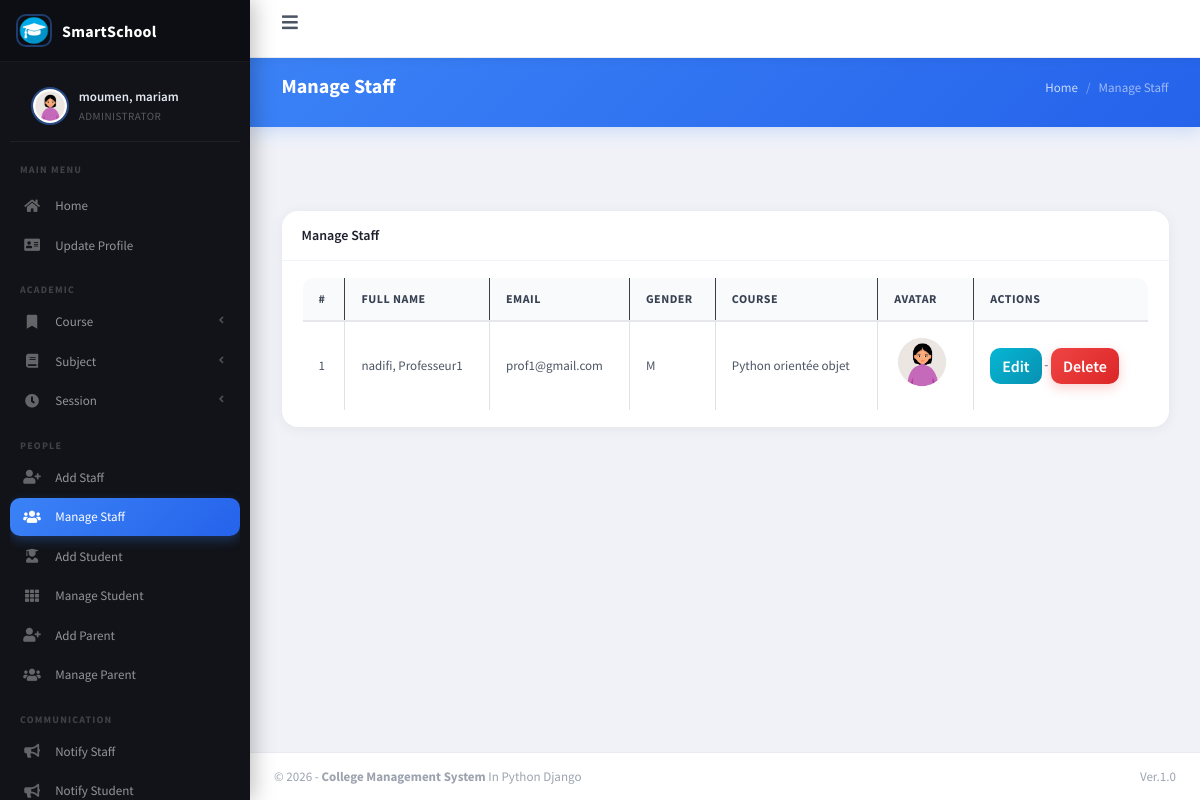
Page /staff/manage/ (signed in) on the committed database.
### main_app/models.py (models this page shows, shortened)
class CustomUser(AbstractUser):
    USER_TYPE = (
        (1, "HOD"),
        (2, "Staff"),
        (3, "Student"),
        (4, "Parent"),  # FIX IMPORTANT
    )
    GENDER = [("M", "Male"), ("F", "Female")]
    username = None
    email = models.EmailField(unique=True)
    user_type = models.CharField(default=1, choices=USER_TYPE, max_length=1)
    gender = models.CharField(max_length=1, choices=GENDER, null=True, blank=True)
    profile_pic = models.ImageField(null=True, blank=True)
    address = models.TextField(null=True, blank=True)
    fcm_token = models.TextField(default="")
    created_at = models.DateTimeField(auto_now_add=True)
    updated_at = models.DateTimeField(auto_now=True)
    USERNAME_FIELD = "email"
    REQUIRED_FIELDS = []
    objects = CustomUserManager()
    def __str__(self):
        return f"{self.last_name}, {self.first_name}"

class Staff(models.Model):
    course = models.ForeignKey(Course, on_delete=models.DO_NOTHING, null=True, blank=True)
    admin = models.OneToOneField(CustomUser, on_delete=models.CASCADE)

class Course(models.Model):
    name = models.CharField(max_length=120)
    created_at = models.DateTimeField(auto_now_add=True)
    updated_at = models.DateTimeField(auto_now=True)

### main_app/hod_views.py (the view)
# urls.py: path("staff/manage/", hod_views.manage_staff, name='manage_staff'),
def manage_staff(request):
    allStaff = CustomUser.objects.filter(user_type=2)
    context = {
        'allStaff': allStaff,
        'page_title': 'Manage Staff'
    }
    return render(request, "hod_template/manage_staff.html", context)

### main_app/templates/hod_template/manage_staff.html
{% extends 'main_app/base.html' %}
{% load static %}
{% block page_title %}{{page_title}}{% endblock page_title %}
{% block content %}
<section class="content">
    <div class="container-fluid">
        <div class="row">
            <div class="col-md-12">
                <div class="card">
                    <div class="card-header">
                        <h3 class="card-title">{{page_title}}</h3>
                    </div>
                    <div class="card-body">
                        <table id="example2" class="table table-bordered table-hover">
                            <thead class="thead-dark">
                                <tr>
                                    <th>#</th>
                                    <th>Full Name</th>
                                    <th>Email</th>
                                    <th>Gender</th>
                                    <th>Course</th>
                                    <th>Avatar</th>
                                    <th>Actions</th>
                                </tr>
                            </thead>
                            <tbody>
                                {% for staff in allStaff %}
                                <tr>
                                    <td>{{ forloop.counter }}</td>
                                    <td>{{staff.last_name}}, {{staff.first_name}}</td>
                                    <td>{{staff.email}}</td>
                                    <td>{{staff.gender}}</td>
                                    <td>{{staff.staff.course.name}}</td>
                                    <td>
                                        {% if staff.profile_pic == ""  %}
                                        No Image
                                        {% else %}
                                        <img class="img img-fluid mb-2" height="56" width="56"
                                            src="{{staff.profile_pic}}" alt="">
                                        {% endif %}
                                    </td>
                                    <td>
                                        <a href="{% url 'edit_staff' staff.staff.id %}" class="btn btn-info">Edit</a> -
                                        <a href="{% url 'delete_staff' staff.staff.id %}" class="btn btn-danger" onclick="return confirm('Are you sure about this ?')">Delete</a>
                                    </td>
                                </tr>
                                {% endfor %}
                            </tbody>
                        </table>
                    </div>
                </div>
            </div>
        </div>
    </div>
</section>
{% endblock content %}

### main_app/templates/main_app/sidebar_template.html (shortened to what this page needs)
{% load static %}
<aside class="main-sidebar elevation-0">
  {% if request.user.user_type == '1' %}
  <a href="{% url 'admin_home' %}" class="brand-link">
    <img src="{% static 'dist/img/cmsl.png' %}" alt="Logo" class="brand-image img-circle">
    <span class="brand-text"><b>SmartSchool</b></span>
  </a>
  <div class="sidebar">
    <div class="user-panel mt-3 pb-3 mb-3 d-flex align-items-center">
      <div class="image">
        <img src="{{ request.user.profile_pic }}" class="img-circle" alt="User Image">
      </div>
      <div class="info">
        <a href="#" class="d-block">{{ user }}</a>
        <small class="user-role">Administrator</small>
      </div>
    </div>
    <div class="sidebar-section-label">MAIN MENU</div>
    <nav class="mt-1">
      <ul class="nav nav-pills nav-sidebar flex-column" data-widget="treeview" role="menu" data-accordion="false">
        <li class="nav-item">
          {% url 'admin_home' as admin_home %}
          <a href="{{ admin_home }}" class="nav-link {% if admin_home == request.path %}active{% endif %}">
            <i class="nav-icon fas fa-home"></i><p>Home</p>
          </a>
        </li>
        <li class="nav-item">
          {% url 'admin_view_profile' as admin_view_profile %}
          <a href="{{ admin_view_profile }}" class="nav-link {% if admin_view_profile == request.path %}active{% endif %}">
            <i class="nav-icon fas fa-address-card"></i><p>Update Profile</p>
          </a>
        </li>
        <div class="sidebar-section-label">ACADEMIC</div>
        <li class="nav-item has-treeview">
          <a href="#" class="nav-link">
            <i class="nav-icon fas fa-bookmark"></i>
            <p>Course <i class="fas fa-angle-left right"></i></p>
          </a>
        </li>
        <li class="nav-item has-treeview">
          <a href="#" class="nav-link">
            <i class="nav-icon fas fa-book"></i>
            <p>Subject <i class="fas fa-angle-left right"></i></p>
          </a>
        </li>
        <li class="nav-item has-treeview">
          <a href="#" class="nav-link">
            <i class="nav-icon fas fa-clock"></i>
            <p>Session <i class="fas fa-angle-left right"></i></p>
          </a>
        </li>
        <div class="sidebar-section-label">PEOPLE</div>
        <li class="nav-item">
          {% url 'add_staff' as add_staff %}
          <a href="{{ add_staff }}" class="nav-link {% if add_staff == request.path %}active{% endif %}">
            <i class="nav-icon fas fa-user-plus"></i><p>Add Staff</p>
          </a>
        </li>
        <li class="nav-item">
          {% url 'manage_staff' as manage_staff %}
          {% url 'edit_staff' staff_id as edit_staff %}
          <a href="{{ manage_staff }}" class="nav-link {% if manage_staff == request.path or request.path == edit_staff %}active{% endif %}">
            <i class="nav-icon fas fa-users"></i><p>Manage Staff</p>
          </a>
        </li>
        <li class="nav-item">
          {% url 'add_student' as add_student %}
          <a href="{{ add_student }}" class="nav-link {% if add_student == request.path %}active{% endif %}">
            <i class="nav-icon fas fa-user-graduate"></i><p>Add Student</p>
          </a>
        </li>
        <li class="nav-item">
          {% url 'manage_student' as manage_student %}
          {% url 'edit_student' student_id as edit_student %}
          <a href="{{ manage_student }}" class="nav-link {% if edit_student == request.path or manage_student == request.path %}active{% endif %}">
            <i class="nav-icon fas fa-th"></i><p>Manage Student</p>
          </a>
        </li>
        <li class="nav-item">
          {% url 'add_parent' as add_parent %}
          <a href="{{ add_parent }}" class="nav-link {% if add_parent == request.path %}active{% endif %}">
            <i class="nav-icon fas fa-user-plus"></i><p>Add Parent</p>
          </a>
        </li>
        <li class="nav-item">
          {% url 'manage_parent' as manage_parent %}
          <a href="{{ manage_parent }}" class="nav-link {% if manage_parent == request.path %}active{% endif %}">
            <i class="nav-icon fas fa-users"></i><p>Manage Parent</p>
          </a>
        </li>
        <div class="sidebar-section-label">COMMUNICATION</div>
        <li class="nav-item">
          {% url 'admin_notify_staff' as admin_notify_staff %}
          <a href="{{ admin_notify_staff }}" class="nav-link {% if admin_notify_staff == request.path %}active{% endif %}">
            <i class="nav-icon fas fa-bullhorn"></i><p>Notify Staff</p>
          </a>
        </li>
        <li class="nav-item">
          {% url 'admin_notify_student' as admin_notify_student %}
          <a href="{{ admin_notify_student }}" class="nav-link {% if admin_notify_student == request.path %}active{% endif %}">
            <i class="nav-icon fas fa-bullhorn"></i><p>Notify Student</p>
          </a>
        </li>
      </ul>
    </nav>
  </div>
  {% endif %}
</aside>

### main_app/templates/main_app/sidebar_template.html (style rules this page uses)
.main-sidebar, .main-sidebar.sidebar-dark-info { background: #111318 !important; box-shadow: 4px 0 20px rgba(0,0,0,0.25) !important; border-right: none !important; }
.brand-link { background: #0c0e13 !important; border-bottom: 1px solid rgba(255,255,255,0.05) !important; padding: 14px 16px !important; display: flex !important; align-items: center !important; gap: 10px !important; text-decoration: none !important; }
.brand-link .brand-image { width: 36px !important; height: 36px !important; border-radius: 10px !important; margin: 0 !important; border: 2px solid rgba(59,130,246,0.4); }
.brand-link .brand-text, .brand-link b { font-size: 16px !important; font-weight: 700 !important; color: #ffffff !important; letter-spacing: 0.3px; }
.sidebar { padding: 0 10px !important; overflow-y: auto; scrollbar-width: thin; scrollbar-color: rgba(255,255,255,0.08) transparent; }
.user-panel { border-bottom: 1px solid rgba(255,255,255,0.06) !important; padding: 12px 8px !important; margin: 8px 0 4px 0 !important; }
.user-panel .image img { width: 38px !important; height: 38px !important; border-radius: 50% !important; border: 2px solid rgba(59,130,246,0.5) !important; object-fit: cover; }
.user-panel .info a { color: #e2e8f0 !important; font-size: 13px !important; font-weight: 600 !important; text-decoration: none !important; }
.user-role { display: block; font-size: 11px; color: rgba(255,255,255,0.3); margin-top: 1px; text-transform: uppercase; letter-spacing: 0.5px; }
.sidebar-section-label { font-size: 10px; font-weight: 700; color: rgba(255,255,255,0.2); letter-spacing: 1.2px; padding: 16px 10px 6px 10px; text-transform: uppercase; }
.nav-sidebar .nav-item .nav-link { border-radius: 10px !important; padding: 9px 12px !important; margin-bottom: 2px !important; color: rgba(255,255,255,0.55) !important; font-size: 13px !important; font-weight: 500 !important; display: flex !important; align-items: center !important; gap: 10px !important; transition: background 0.18s ease, color 0.18s ease !important; white-space: nowrap; background: transparent !important; }
.nav-sidebar .nav-item .nav-link.active, .nav-sidebar .nav-item .nav-link.active:hover { background: linear-gradient(135deg, #3b82f6 0%, #2563eb 100%) !important; color: #ffffff !important; box-shadow: 0 4px 12px rgba(59,130,246,0.3) !important; }
.nav-sidebar .nav-link .nav-icon { width: 20px !important; font-size: 14px !important; text-align: center !important; color: rgba(255,255,255,0.35) !important; flex-shrink: 0; transition: color 0.18s; }
.nav-sidebar .nav-link:hover .nav-icon, .nav-sidebar .nav-link.active .nav-icon { color: #ffffff !important; }
.nav-sidebar .nav-link .right { margin-left: auto !important; font-size: 11px !important; color: rgba(255,255,255,0.25) !important; transition: transform 0.2s; }

### rows in the picture
CustomUser: user.profile_pic (picture), last_name+first_name "moumen, mariam"
CustomUser: last_name "nadifi", first_name "Professeur1", email "prof1@gmail.com", gender "M", staff.course.name "Python orientée objet", profile_pic (picture)

### other values in the picture
{{ page_title }} "Manage Staff"
